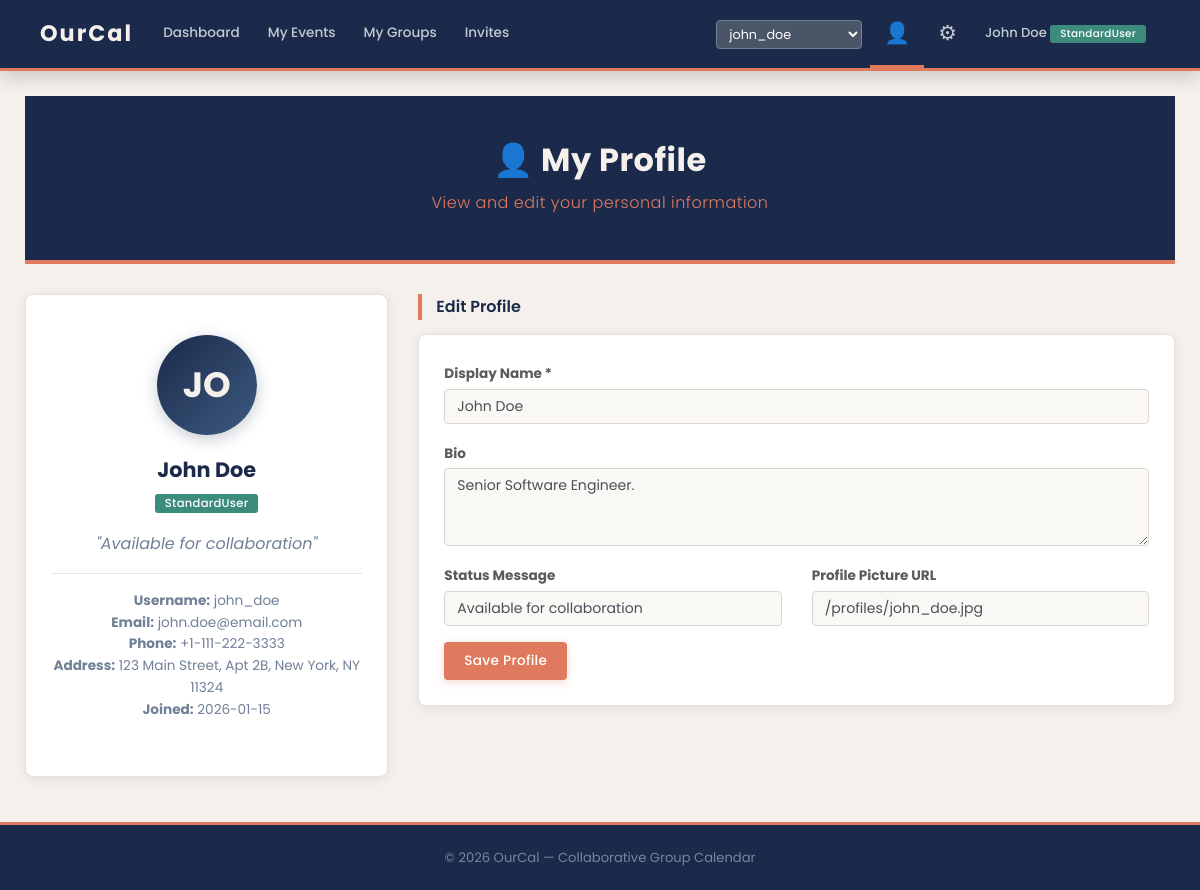
The app's page /profile.php with its own data.
### tables this page shows
CREATE TABLE `User` (
    UserID INT PRIMARY KEY AUTO_INCREMENT,
    Username VARCHAR(50) UNIQUE NOT NULL,
    Password VARCHAR(255) NOT NULL, 
    Email VARCHAR(100) UNIQUE NOT NULL,
    DateJoined DATE NOT NULL,
    UserType ENUM('StandardUser', 'Admin') NOT NULL
);

### db_config.php (called while the page is built, shortened)
<?php
$db_host     = "localhost";
$db_user     = "root";
$db_password = "";
$db_name     = "OurCal";
$conn = mysqli_connect($db_host, $db_user, $db_password, $db_name);
$conn->set_charset("utf8mb4");
$current_user_id = 1;
$cu_result = mysqli_query($conn, "SELECT u.UserID, u.Username, u.UserType,
                                         IFNULL(p.DisplayName, u.Username) AS DisplayName,
                                         IFNULL(p.ProfilePictureURL, '') AS ProfilePic
                                  FROM `User` u
                                  LEFT JOIN Profile p ON u.UserID = p.UserID
                                  WHERE u.UserID = $current_user_id");
$current_user = mysqli_fetch_assoc($cu_result);
$bg_result = mysqli_query($conn, "SELECT ThemeColor FROM AccountSetting WHERE UserID=$current_user_id LIMIT 1");
$bg_row = mysqli_fetch_assoc($bg_result);
$user_bg_color = ($bg_row && !empty($bg_row['ThemeColor']) && $bg_row['ThemeColor'] != '#2C3E50' && $bg_row['ThemeColor'] != '#FFFFFF')
                 ? $bg_row['ThemeColor']
                 : '#f5f0eb';
function userUrl($page, $extra = "") {
    global $current_user_id;
    $sep = (strpos($page, '?') !== false) ? '&' : '?';
    $url = $page . $sep . "switch_user=" . $current_user_id;
    return $url;
}
?>

### profile.php (the view, shortened to what this page needs)
<?php require_once 'db_config.php'; ?>
<!DOCTYPE html>
<html>
<head>
    <link rel="stylesheet" href="https://cdn.jsdelivr.net/npm/bootstrap@4.6.1/dist/css/bootstrap.min.css">
    <link rel="stylesheet" href="css/style.css">
</head>
<body style="background-color: <?php echo $user_bg_color; ?>;">
<?php
require_once 'db_config.php';
include 'navbar.php';
$profile = mysqli_fetch_assoc(mysqli_query($conn,
    "SELECT u.Username, u.Email, u.DateJoined, u.UserType,
            IFNULL(p.DisplayName, u.Username) AS DisplayName,
            IFNULL(p.Bio, '') AS Bio,
            IFNULL(p.StatusMessage, '') AS StatusMessage,
            IFNULL(p.ProfilePictureURL, '') AS ProfilePictureURL,
            IFNULL(ph.PhoneNo, '') AS PhoneNo,
            IFNULL(a.Address, '') AS Address
     FROM `User` u
     LEFT JOIN Profile p ON u.UserID=p.UserID
     LEFT JOIN UserPhone ph ON u.UserID=ph.UserID
     LEFT JOIN UserAddress a ON u.UserID=a.UserID
     WHERE u.UserID=$current_user_id"));
$initials = strtoupper(substr($profile['DisplayName'], 0, 2));
?>
<div class="container-fluid" style="padding: 25px;">
    <div class="page-header">
        <h2>&#128100; My Profile</h2>
        <p>View and edit your personal information</p>
    </div>
    <div class="row">
        <div class="col-md-4" style="margin-bottom:20px;">
            <div class="profile-card">
                <?php if (!empty($profile['ProfilePictureURL'])) { ?>
                    <div class="profile-avatar" style="padding:0; overflow:hidden;">
                    </div>
                <?php } else { ?>
                    <div class="profile-avatar"><?php echo $initials; ?></div>
                <?php } ?>
                <div class="profile-name"><?php echo $profile['DisplayName']; ?></div>
                <div class="profile-role">
                    <span class="badge badge-<?php echo ($profile['UserType']=='Admin') ? 'danger' : 'success'; ?>">
                        <?php echo $profile['UserType']; ?>
                    </span>
                </div>
                <?php if ($profile['StatusMessage'] != '') { ?>
                    <p style="color:#718096; font-style:italic;">"<?php echo $profile['StatusMessage']; ?>"</p>
                <?php } ?>
                <hr>
                <p style="font-size:0.85rem; color:#718096;">
                    <b>Username:</b> <?php echo $profile['Username']; ?><br>
                    <b>Email:</b> <?php echo $profile['Email']; ?><br>
                    <b>Phone:</b> <?php echo ($profile['PhoneNo'] != '') ? $profile['PhoneNo'] : '-'; ?><br>
                    <b>Address:</b> <?php echo ($profile['Address'] != '') ? $profile['Address'] : '-'; ?><br>
                    <b>Joined:</b> <?php echo $profile['DateJoined']; ?>
                </p>
            </div>
        </div>
        <div class="col-md-8">
            <div class="section-title">Edit Profile</div>
            <div class="content-card" style="padding:25px;">
                <form action="" method="POST">
                    <div class="form-group">
                        <label><b>Display Name *</b></label>
                        <input type="text" name="display_name" class="form-control"
                               value="<?php echo htmlspecialchars($profile['DisplayName']); ?>" required>
                    </div>
                    <div class="form-group">
                        <label><b>Bio</b></label>
                        <textarea name="bio" class="form-control" rows="3"><?php echo htmlspecialchars($profile['Bio']); ?></textarea>
                    </div>
                    <div class="row">
                        <div class="col-md-6 form-group">
                            <label><b>Status Message</b></label>
                            <input type="text" name="status_message" class="form-control"
                                   value="<?php echo htmlspecialchars($profile['StatusMessage']); ?>"
                                   placeholder="e.g. Available for collaboration">
                        </div>
                        <div class="col-md-6 form-group">
                            <label><b>Profile Picture URL</b></label>
                            <input type="text" name="profile_pic_url" class="form-control"
                                   value="<?php echo htmlspecialchars($profile['ProfilePictureURL']); ?>"
                                   placeholder="/profiles/your_photo.jpg">
                        </div>
                    </div>
                    <button type="submit" class="btn btn-primary">Save Profile</button>
                </form>
            </div>
        </div>
    </div>
</div>
<?php include 'footer.php'; ?>
</body></html>

### navbar.php (shortened to what this page needs)
<?php
$current_page = basename($_SERVER['PHP_SELF']);
$all_users_nav = mysqli_query($conn, "SELECT UserID, Username FROM `User` ORDER BY Username");
?>
<nav class="navbar navbar-expand-lg navbar-dark bg-dark sticky-top shadow">
    <div class="container-fluid">
        <a class="navbar-brand" href="<?php echo userUrl('index.php'); ?>"
           style="font-weight:700; font-size:1.4rem; letter-spacing:2px;">OurCal</a>
        <div class="collapse navbar-collapse" id="navbarNav">
            <ul class="navbar-nav">
                <li class="nav-item">
                    <a class="nav-link <?php if($current_page=='index.php') echo 'active'; ?>"
                       href="<?php echo userUrl('index.php'); ?>">Dashboard</a></li>
                <li class="nav-item">
                    <a class="nav-link <?php if($current_page=='events.php') echo 'active'; ?>"
                       href="<?php echo userUrl('events.php'); ?>">My Events</a></li>
                <li class="nav-item">
                    <a class="nav-link <?php if($current_page=='groups.php') echo 'active'; ?>"
                       href="<?php echo userUrl('groups.php'); ?>">My Groups</a></li>
                <li class="nav-item">
                    <a class="nav-link <?php if($current_page=='invites.php') echo 'active'; ?>"
                       href="<?php echo userUrl('invites.php'); ?>">Invites</a></li>
            </ul>
            <ul class="navbar-nav ml-auto align-items-center">
                <li class="nav-item" style="margin-right:8px;">
                    <form method="GET" action="<?php echo $current_page; ?>" id="switchForm" style="display:inline;">
                        <select name="switch_user" class="form-control form-control-sm"
                                style="width:auto; display:inline; background:#4a5568; color:white; border:1px solid #718096; font-size:0.8rem;"
                                onchange="document.getElementById('switchForm').submit();">
                            <?php
                            while ($su = mysqli_fetch_assoc($all_users_nav)) {
                                $sel = ($su['UserID'] == $current_user_id) ? 'selected' : '';
                                echo "<option value='" . $su['UserID'] . "' $sel>" . $su['Username'] . "</option>";
                            }
                            ?>
                        </select>
                    </form>
                </li>
                <li class="nav-item">
                    <a class="nav-link <?php if($current_page=='profile.php') echo 'active'; ?>"
                       href="<?php echo userUrl('profile.php'); ?>" title="My Profile"
                       style="font-size:1.3rem; padding:5px 8px;">&#128100;</a></li>
                <li class="nav-item">
                    <a class="nav-link <?php if($current_page=='settings.php') echo 'active'; ?>"
                       href="<?php echo userUrl('settings.php'); ?>" title="Account Settings"
                       style="font-size:1.3rem; padding:5px 8px;">&#9881;</a></li>
                <li class="nav-item">
                    <span class="nav-link" style="color:#a0aec0; font-size:0.82rem; cursor:default;">
                        <?php echo $current_user['DisplayName']; ?>
                        <span class="badge badge-<?php echo ($current_user['UserType']=='Admin') ? 'danger' : 'success'; ?>" style="font-size:0.65rem;">
                            <?php echo $current_user['UserType']; ?>
                        </span>
                    </span></li>
            </ul>
        </div>
    </div>
</nav>

### css/style.css (style rules this page uses)
* { box-sizing: border-box; margin: 0; padding: 0; }
html { height: 100%; }
body { font-family: 'Poppins', Arial, sans-serif; background-color: #f5f0eb; color: #3d3d3d; line-height: 1.6; margin: 0; min-height: 100vh; display: flex; flex-direction: column; }
a { text-decoration: none; color: inherit; }
.navbar { background-color: #1b2a4a !important; padding: 0 25px; box-shadow: 0 3px 15px rgba(27,42,74,0.3); border-bottom: 3px solid #e07a5f; min-height: 56px; }
.navbar-brand { font-family: 'Poppins', sans-serif; font-weight: 700; font-size: 1.4rem; letter-spacing: 2px; }
.navbar-brand { color: #f5f0eb !important; }
.nav-link { font-family: 'Poppins', sans-serif; font-weight: 500; font-size: 0.85rem; color: #c4cad4 !important; padding: 16px 14px !important; transition: all 0.25s ease; border-bottom: 3px solid transparent; border-radius: 0; margin: 0; }
.nav-link.active { color: #e07a5f !important; border-bottom-color: #e07a5f; background: transparent !important; font-weight: 600; }
.page-header { background-color: #1b2a4a; color: #f5f0eb; padding: 45px 30px; margin-bottom: 30px; text-align: center; border-bottom: 4px solid #e07a5f; }
.page-header h2 { font-family: 'Poppins', sans-serif; font-weight: 700; font-size: 2rem; margin: 0; letter-spacing: 0.5px; }
.page-header p { font-weight: 300; margin: 10px 0 0; color: #e07a5f; font-size: 1rem; letter-spacing: 0.5px; }
.content-card { background: #ffffff; border-radius: 8px; overflow: hidden; box-shadow: 0 2px 12px rgba(0,0,0,0.08); margin-bottom: 22px; border: 1px solid #e6e0d8; }
.section-title { font-family: 'Poppins', sans-serif; font-size: 1rem; font-weight: 600; color: #1b2a4a; margin-bottom: 14px; padding-left: 14px; border-left: 4px solid #e07a5f; }
.form-control, .form-control-sm { font-family: 'Poppins', sans-serif; font-size: 0.88rem; border-radius: 4px; border: 1.5px solid #ddd6cc; background-color: #faf8f5; transition: all 0.25s ease; }
label { font-family: 'Poppins', sans-serif; font-weight: 500; font-size: 0.85rem; color: #5a5a5a; margin-bottom: 4px; }
.btn { font-family: 'Poppins', sans-serif; font-weight: 500; font-size: 0.85rem; border-radius: 4px; transition: all 0.25s ease; padding: 9px 20px; border: none; letter-spacing: 0.3px; }
.btn-primary { background-color: #e07a5f; color: #ffffff; box-shadow: 0 2px 8px rgba(224,122,95,0.3); }
.badge { font-family: 'Poppins', sans-serif; font-weight: 500; padding: 4px 10px; border-radius: 3px; font-size: 0.72rem; letter-spacing: 0.3px; }
.badge-success { background-color: #3d8b7a; color: #ffffff; }
.profile-card { background: #ffffff; border-radius: 8px; padding: 40px 25px; box-shadow: 0 2px 12px rgba(0,0,0,0.08); text-align: center; border: 1px solid #e6e0d8; }
.profile-avatar { width: 100px; height: 100px; border-radius: 50%; background: linear-gradient(135deg, #1b2a4a, #3d5a80); color: #f5f0eb; font-family: 'Poppins', sans-serif; font-size: 2.2rem; font-weight: 700; line-height: 100px; margin: 0 auto 18px; box-shadow: 0 4px 15px rgba(27,42,74,0.25); }
.profile-name { font-family: 'Poppins', sans-serif; font-size: 1.3rem; font-weight: 700; color: #1b2a4a; margin-bottom: 5px; }
.profile-role { color: #9a9a9a; font-size: 0.85rem; margin-bottom: 18px; }
@media screen and (min-width: 992px) { .container-fluid { max-width: 1400px; } }

### records on screen
user: UserType "StandardUser", Username "john_doe", Email "john.doe@email.com", DateJoined "2026-01-15"

### other values on screen
$current_user['DisplayName'] "John Doe"
$profile['DisplayName'] "John Doe"
$profile['StatusMessage'] "Available for collaboration"
$profile['PhoneNo'] "+1-111-222-3333"
$profile['Address'] "123 Main Street, Apt 2B, New York, NY 11324"
form field switch_user "john_doe"
